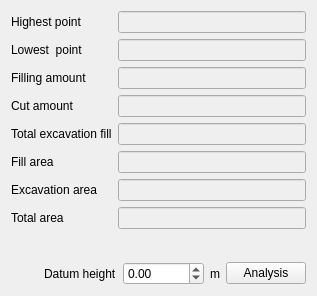
<?xml version="1.0" encoding="UTF-8"?>
<ui version="4.0">
 <class>FillCutAnalysisWidget</class>
 <widget class="QWidget" name="FillCutAnalysisWidget">
  <property name="geometry">
   <rect>
    <x>0</x>
    <y>0</y>
    <width>317</width>
    <height>296</height>
   </rect>
  </property>
  <property name="sizePolicy">
   <sizepolicy hsizetype="Expanding" vsizetype="Expanding">
    <horstretch>0</horstretch>
    <verstretch>0</verstretch>
   </sizepolicy>
  </property>
  <property name="windowTitle">
   <string>Fill and cut</string>
  </property>
  <layout class="QGridLayout" name="gridLayout">
   <item row="0" column="0">
    <layout class="QVBoxLayout" name="verticalLayout">
     <item>
      <widget class="QLabel" name="label">
       <property name="text">
        <string>Highest point</string>
       </property>
      </widget>
     </item>
     <item>
      <widget class="QLabel" name="label_4">
       <property name="text">
        <string>Lowest  point</string>
       </property>
      </widget>
     </item>
     <item>
      <widget class="QLabel" name="label_5">
       <property name="text">
        <string>Filling amount</string>
       </property>
      </widget>
     </item>
     <item>
      <widget class="QLabel" name="label_6">
       <property name="text">
        <string>Cut amount</string>
       </property>
      </widget>
     </item>
     <item>
      <widget class="QLabel" name="label_10">
       <property name="text">
        <string>Total excavation fill</string>
       </property>
      </widget>
     </item>
     <item>
      <widget class="QLabel" name="label_7">
       <property name="text">
        <string>Fill area</string>
       </property>
      </widget>
     </item>
     <item>
      <widget class="QLabel" name="label_8">
       <property name="text">
        <string>Excavation area</string>
       </property>
      </widget>
     </item>
     <item>
      <widget class="QLabel" name="label_9">
       <property name="text">
        <string>Total area</string>
       </property>
      </widget>
     </item>
    </layout>
   </item>
   <item row="0" column="1">
    <layout class="QVBoxLayout" name="verticalLayout_2">
     <item>
      <widget class="QLineEdit" name="lineEdit_maxHeiPoint">
       <property name="enabled">
        <bool>false</bool>
       </property>
      </widget>
     </item>
     <item>
      <widget class="QLineEdit" name="lineEdit_minHeiPoint">
       <property name="enabled">
        <bool>false</bool>
       </property>
      </widget>
     </item>
     <item>
      <widget class="QLineEdit" name="lineEdit_fillVolume">
       <property name="enabled">
        <bool>false</bool>
       </property>
      </widget>
     </item>
     <item>
      <widget class="QLineEdit" name="lineEdit_cutVolume">
       <property name="enabled">
        <bool>false</bool>
       </property>
      </widget>
     </item>
     <item>
      <widget class="QLineEdit" name="lineEdit_totalVolume">
       <property name="enabled">
        <bool>false</bool>
       </property>
      </widget>
     </item>
     <item>
      <widget class="QLineEdit" name="lineEdit_fillArea">
       <property name="enabled">
        <bool>false</bool>
       </property>
      </widget>
     </item>
     <item>
      <widget class="QLineEdit" name="lineEdit_cutArea">
       <property name="enabled">
        <bool>false</bool>
       </property>
      </widget>
     </item>
     <item>
      <widget class="QLineEdit" name="lineEdit_totalArea">
       <property name="enabled">
        <bool>false</bool>
       </property>
      </widget>
     </item>
    </layout>
   </item>
   <item row="2" column="0" colspan="2">
    <layout class="QHBoxLayout" name="horizontalLayout">
     <item>
      <spacer name="horizontalSpacer">
       <property name="orientation">
        <enum>Qt::Horizontal</enum>
       </property>
       <property name="sizeHint" stdset="0">
        <size>
         <width>40</width>
         <height>20</height>
        </size>
       </property>
      </spacer>
     </item>
     <item>
      <widget class="QLabel" name="label_2">
       <property name="text">
        <string>Datum height</string>
       </property>
      </widget>
     </item>
     <item>
      <widget class="QDoubleSpinBox" name="doubleSpinBox_refHei">
       <property name="minimum">
        <double>-10000.000000000000000</double>
       </property>
       <property name="maximum">
        <double>10000.000000000000000</double>
       </property>
      </widget>
     </item>
     <item>
      <widget class="QLabel" name="label_3">
       <property name="text">
        <string>m</string>
       </property>
      </widget>
     </item>
     <item>
      <widget class="QPushButton" name="pushButton_Analyze">
       <property name="text">
        <string>Analysis</string>
       </property>
      </widget>
     </item>
    </layout>
   </item>
   <item row="1" column="0">
    <spacer name="verticalSpacer">
     <property name="orientation">
      <enum>Qt::Vertical</enum>
     </property>
     <property name="sizeHint" stdset="0">
      <size>
       <width>20</width>
       <height>40</height>
      </size>
     </property>
    </spacer>
   </item>
  </layout>
 </widget>
 <layoutdefault spacing="6" margin="11"/>
 <resources/>
 <connections/>
</ui>
